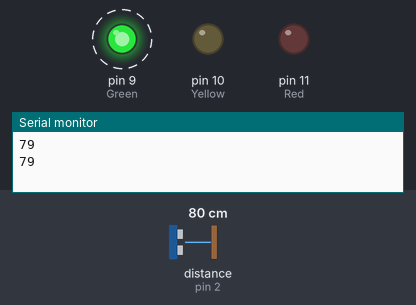
Bench run of a sketch on a simulated Arduino Uno, built with avr-gcc and run on an emulated ATmega328P. Parts: output pins drawn as LEDs (lit = HIGH), the last lines printed to the serial monitor. Wiring (inferred from the names in the program): ultrasonic range finder: trigger pin 3; echo pin 2. Dashed ring = blinking. The inputs (shaded band) are chosen by the test bench; at power-on: distance to the obstacle (sensor on pin 2) 80 cm. The echo pulse lasts 58.3 µs per cm; pins used as bus, display or sensor lines are not drawn.

Above: at 1.8 s.
1.9 s: distance to the obstacle (sensor on pin 2) set to 28 cm
6.1 s: distance to the obstacle (sensor on pin 2) set to 23 cm
At 7.4 s:
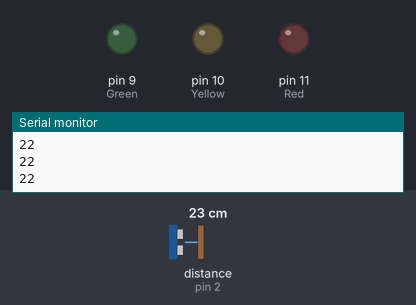
7.7 s: distance to the obstacle (sensor on pin 2) set to 2 cm
At 8.3 s:
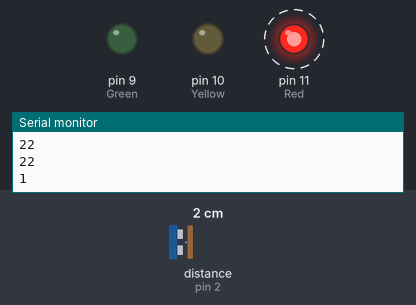
11.9 s: distance to the obstacle (sensor on pin 2) set to 35 cm
At 12.7 s:
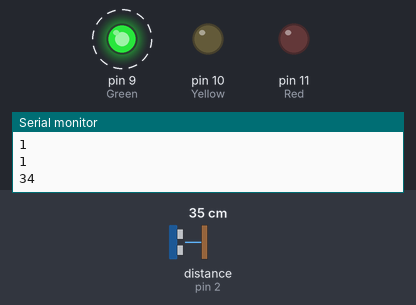
16.1 s: distance to the obstacle (sensor on pin 2) set to 4 cm
At 16.9 s:
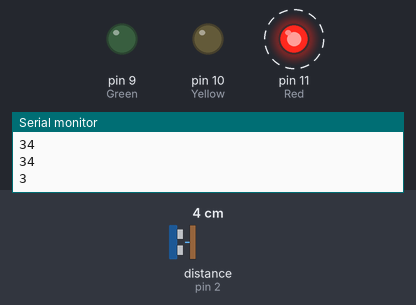
Timing chart, 0 to 21.3 s (numbered marks = the images above; inputs shaded):
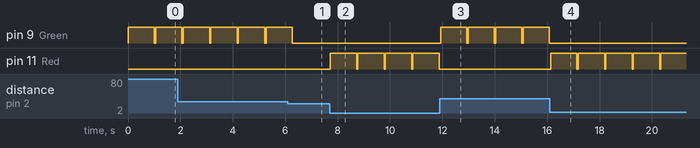

Measured:
- the behaviour switches between 26 and 25 cm on distance to the obstacle (sensor on pin 2) (found by bisection; images 0 and 1)
- after the input at 6.1 s, pin 9 (Green): goes on until 6.3 s, then stays LOW
- after the input at 7.7 s, pin 11 (Red): alternates HIGH for 1.0 s and LOW for 0.05 s, starting at once
- after the input at 11.9 s, pin 9 (Green): alternates HIGH for 1.0 s and LOW for 0.05 s, starting at once; pin 11 (Red): stops changing and stays LOW
- after the input at 16.1 s, pin 9 (Green): stops changing and stays LOW; pin 11 (Red): alternates HIGH for 1.0 s and LOW for 0.05 s, starting at once
- by itself, pin 9 (Green): alternates HIGH for 1.0 s and LOW for 0.05 s

The sketch:

Mat_Echo_proj.ino
```cpp
#define BAUDRATE 115200
#define TriggerPin 3
#define EchoPin 2
#define Red 11
#define Yellow 10
#define Green 9
#define MaxR 250

long distance;

void setup() {
  Serial.begin(BAUDRATE);
  pinMode(TriggerPin,OUTPUT);
  pinMode(EchoPin,INPUT_PULLUP);
  pinMode(Red,OUTPUT);
  pinMode(Yellow,OUTPUT);
  pinMode(Green,OUTPUT);

  }

void loop() {

  digitalWrite(TriggerPin,LOW);
  delayMicroseconds(2);
  digitalWrite(TriggerPin,HIGH);
  delayMicroseconds(10);
  digitalWrite(TriggerPin,LOW);
  distance = pulseIn(EchoPin,HIGH)/58.2;
  if(distance < MaxR){
  Serial.println(distance);

    if(distance >= 25){
      digitalWrite(Green,HIGH);
      delay(1000);
      digitalWrite(Green,LOW);
    }
    if(distance == 20){
      digitalWrite(Yellow,HIGH);
      delay(1000);
      digitalWrite(Yellow,LOW);
    }
    if(distance <= 19){
      digitalWrite(Red,HIGH);
      delay(1000);
      digitalWrite(Red,LOW);
    }
  }
    delay(50);
  }
```
